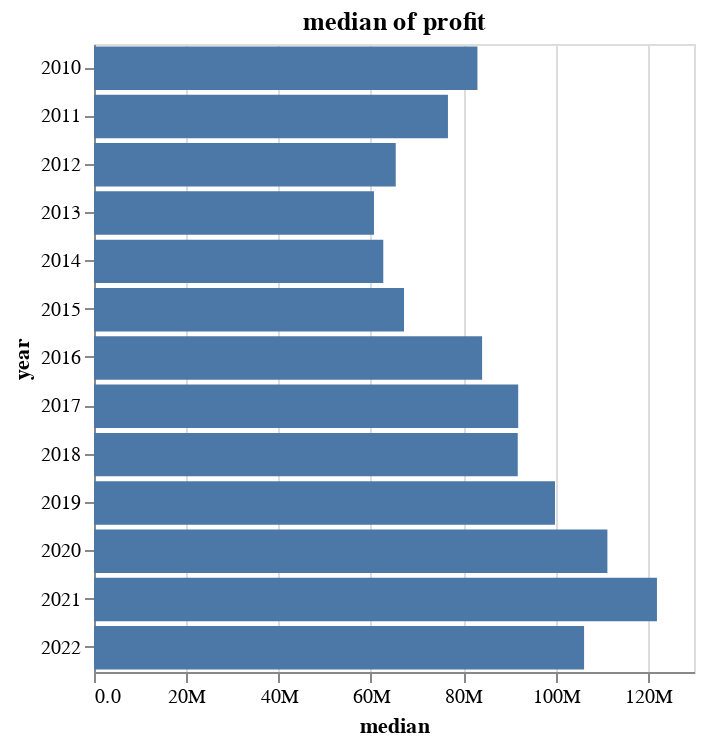

Here is the notebook cell this chart was saved with:
### Markdown cell above
- 上市公司的平均利润总体有增长，大约为10亿左右。

### Code cell
profit.data_overall()['quant_byear']['median']

### Figure 1 — Vega-Lite specification as saved in the notebook (floating-point values rounded to 4 significant figures)
{"config": {"view": {"continuousWidth": 300, "continuousHeight": 300}}, "data": {"name": "data-73c49a12935784fd88359771065e45f5"}, "mark": {"type": "bar"}, "encoding": {"tooltip": [{"field": "year", "type": "nominal"}, {"field": "median", "type": "quantitative"}], "x": {"axis": {"format": ".2s"}, "field": "median", "type": "quantitative"}, "y": {"field": "year", "type": "ordinal"}}, "height": 314, "title": "median of profit", "width": "container", "$schema": "https://vega.github.io/schema/vega-lite/v5.8.0.json", "datasets": {"data-73c49a12935784fd88359771065e45f5": [{"year": "2010", "median": 83080000.0}, {"year": "2011", "median": 76690000.0}, {"year": "2012", "median": 65380000.0}, {"year": "2013", "median": 60660000.0}, {"year": "2014", "median": 62680000.0}, {"year": "2015", "median": 67170000.0}, {"year": "2016", "median": 84090000.0}, {"year": "2017", "median": 91910000.0}, {"year": "2018", "median": 91810000.0}, {"year": "2019", "median": 99880000.0}, {"year": "2020", "median": 111200000.0}, {"year": "2021", "median": 122000000.0}, {"year": "2022", "median": 106200000.0}]}}
